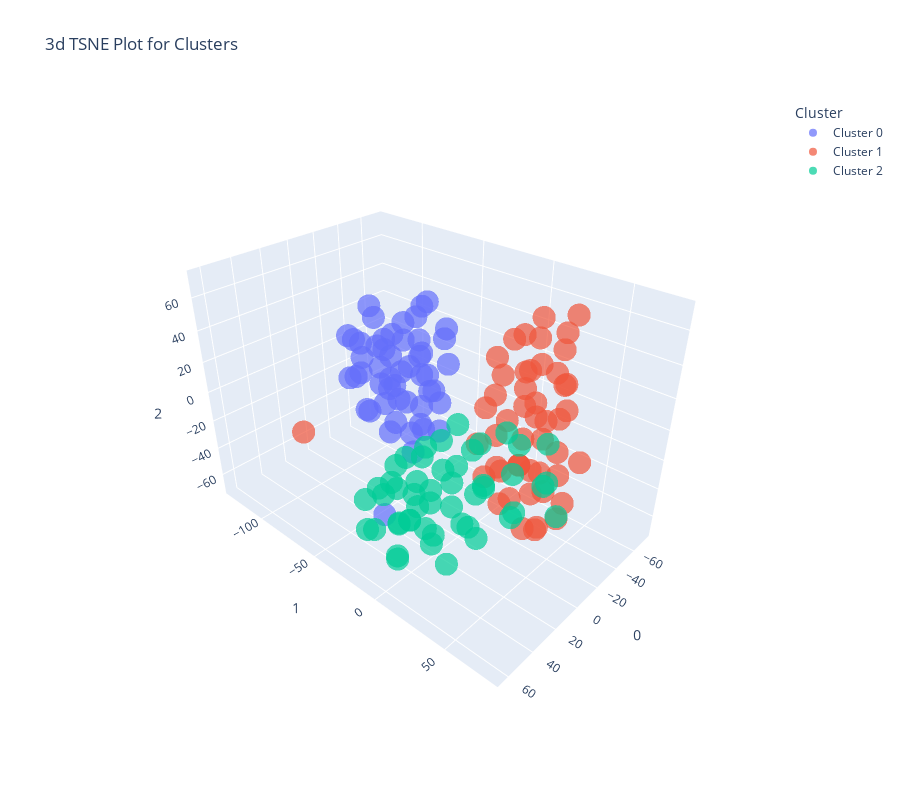

Notebook cell for this chart:
### Code cell
plot_model(x1, plot = 'tsne')
